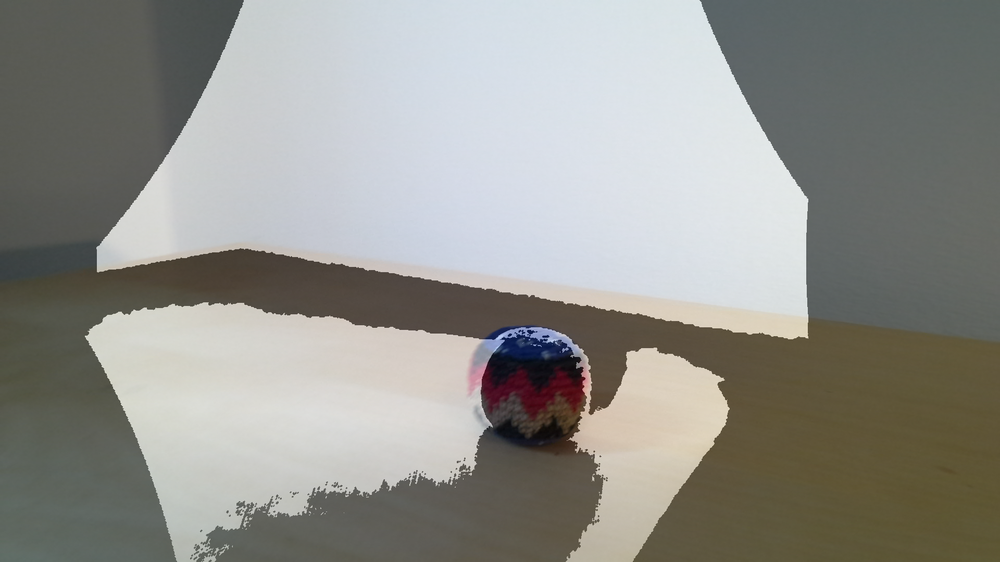
#> input picture pointCloudGen/registration/visuals/endframeblend.png, 1000 x 562 px, shrunk from 1920 x 1080 before the run
$ python blend.py endframeblend.png firstframeblend.png
#> lines starting #> are read from the running program, lines starting #| are printed output that depends on the picture
'''
Blend 2 images into one
Used to overlay depth and color frames

Usage example:
python blend.py depth0001.png color0001.png
'''
from PIL import Image
import sys

backgroundfile = sys.argv[1]
overlayfile = sys.argv[2]

background = Image.open(backgroundfile)
#> background is the input picture: PIL image 1000x562 RGBA; mean R, G, B, A 145.8, 145.8, 140.4, 255
overlay = Image.open(overlayfile)
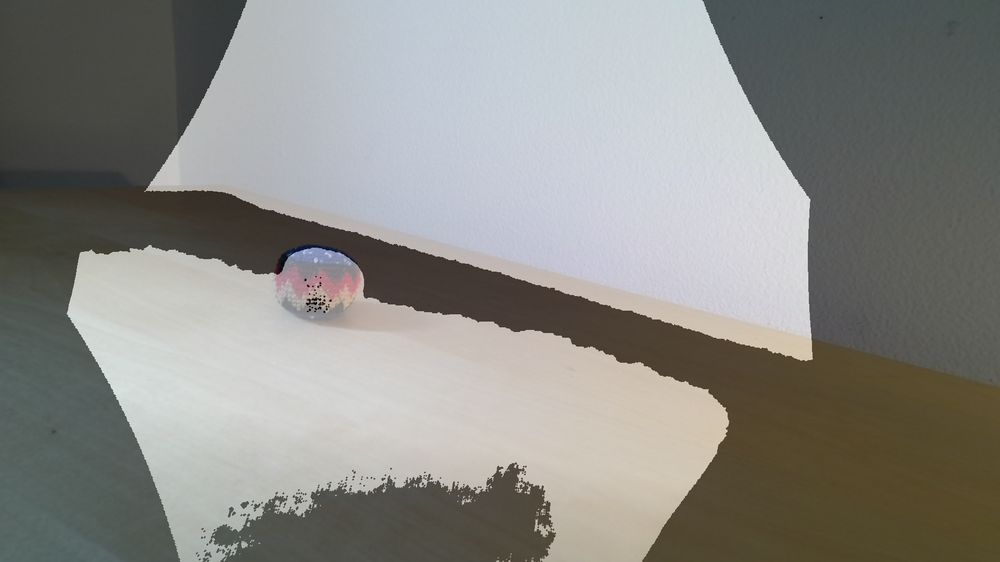
#> input picture pointCloudGen/registration/visuals/firstframeblend.png, 1000 x 562 px, shrunk from 1920 x 1080 before the run
#> overlay is the input picture: PIL image 1000x562 RGBA; mean R, G, B, A 138.9, 138.5, 134.1, 255

background = background.convert("RGBA")
overlay = overlay.convert("RGBA")

new_img = Image.blend(background, overlay, 0.5)
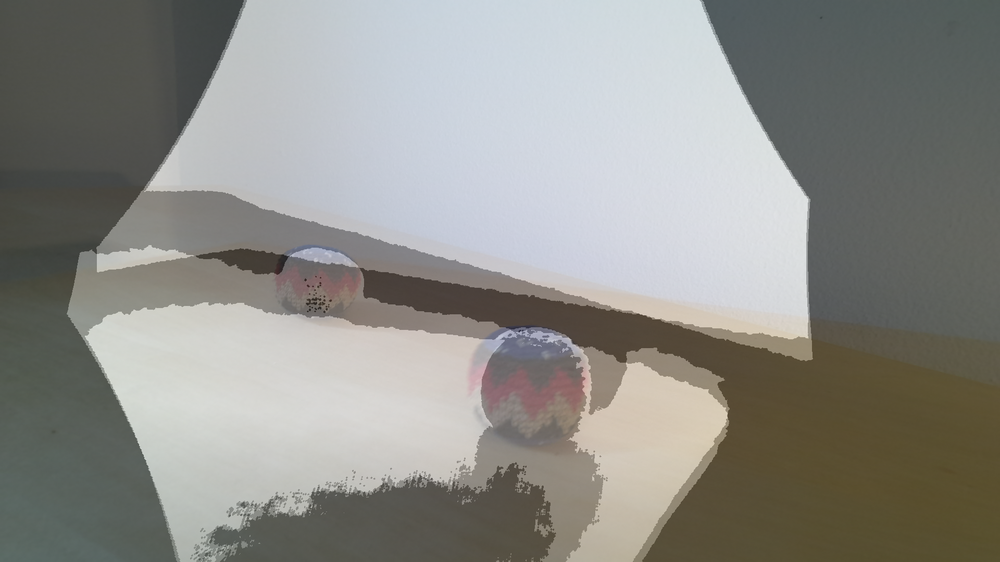
#> new_img: PIL image 1000x562 RGBA; mean R, G, B, A 142.1, 141.9, 137, 255
new_img.save("new.png","PNG")
